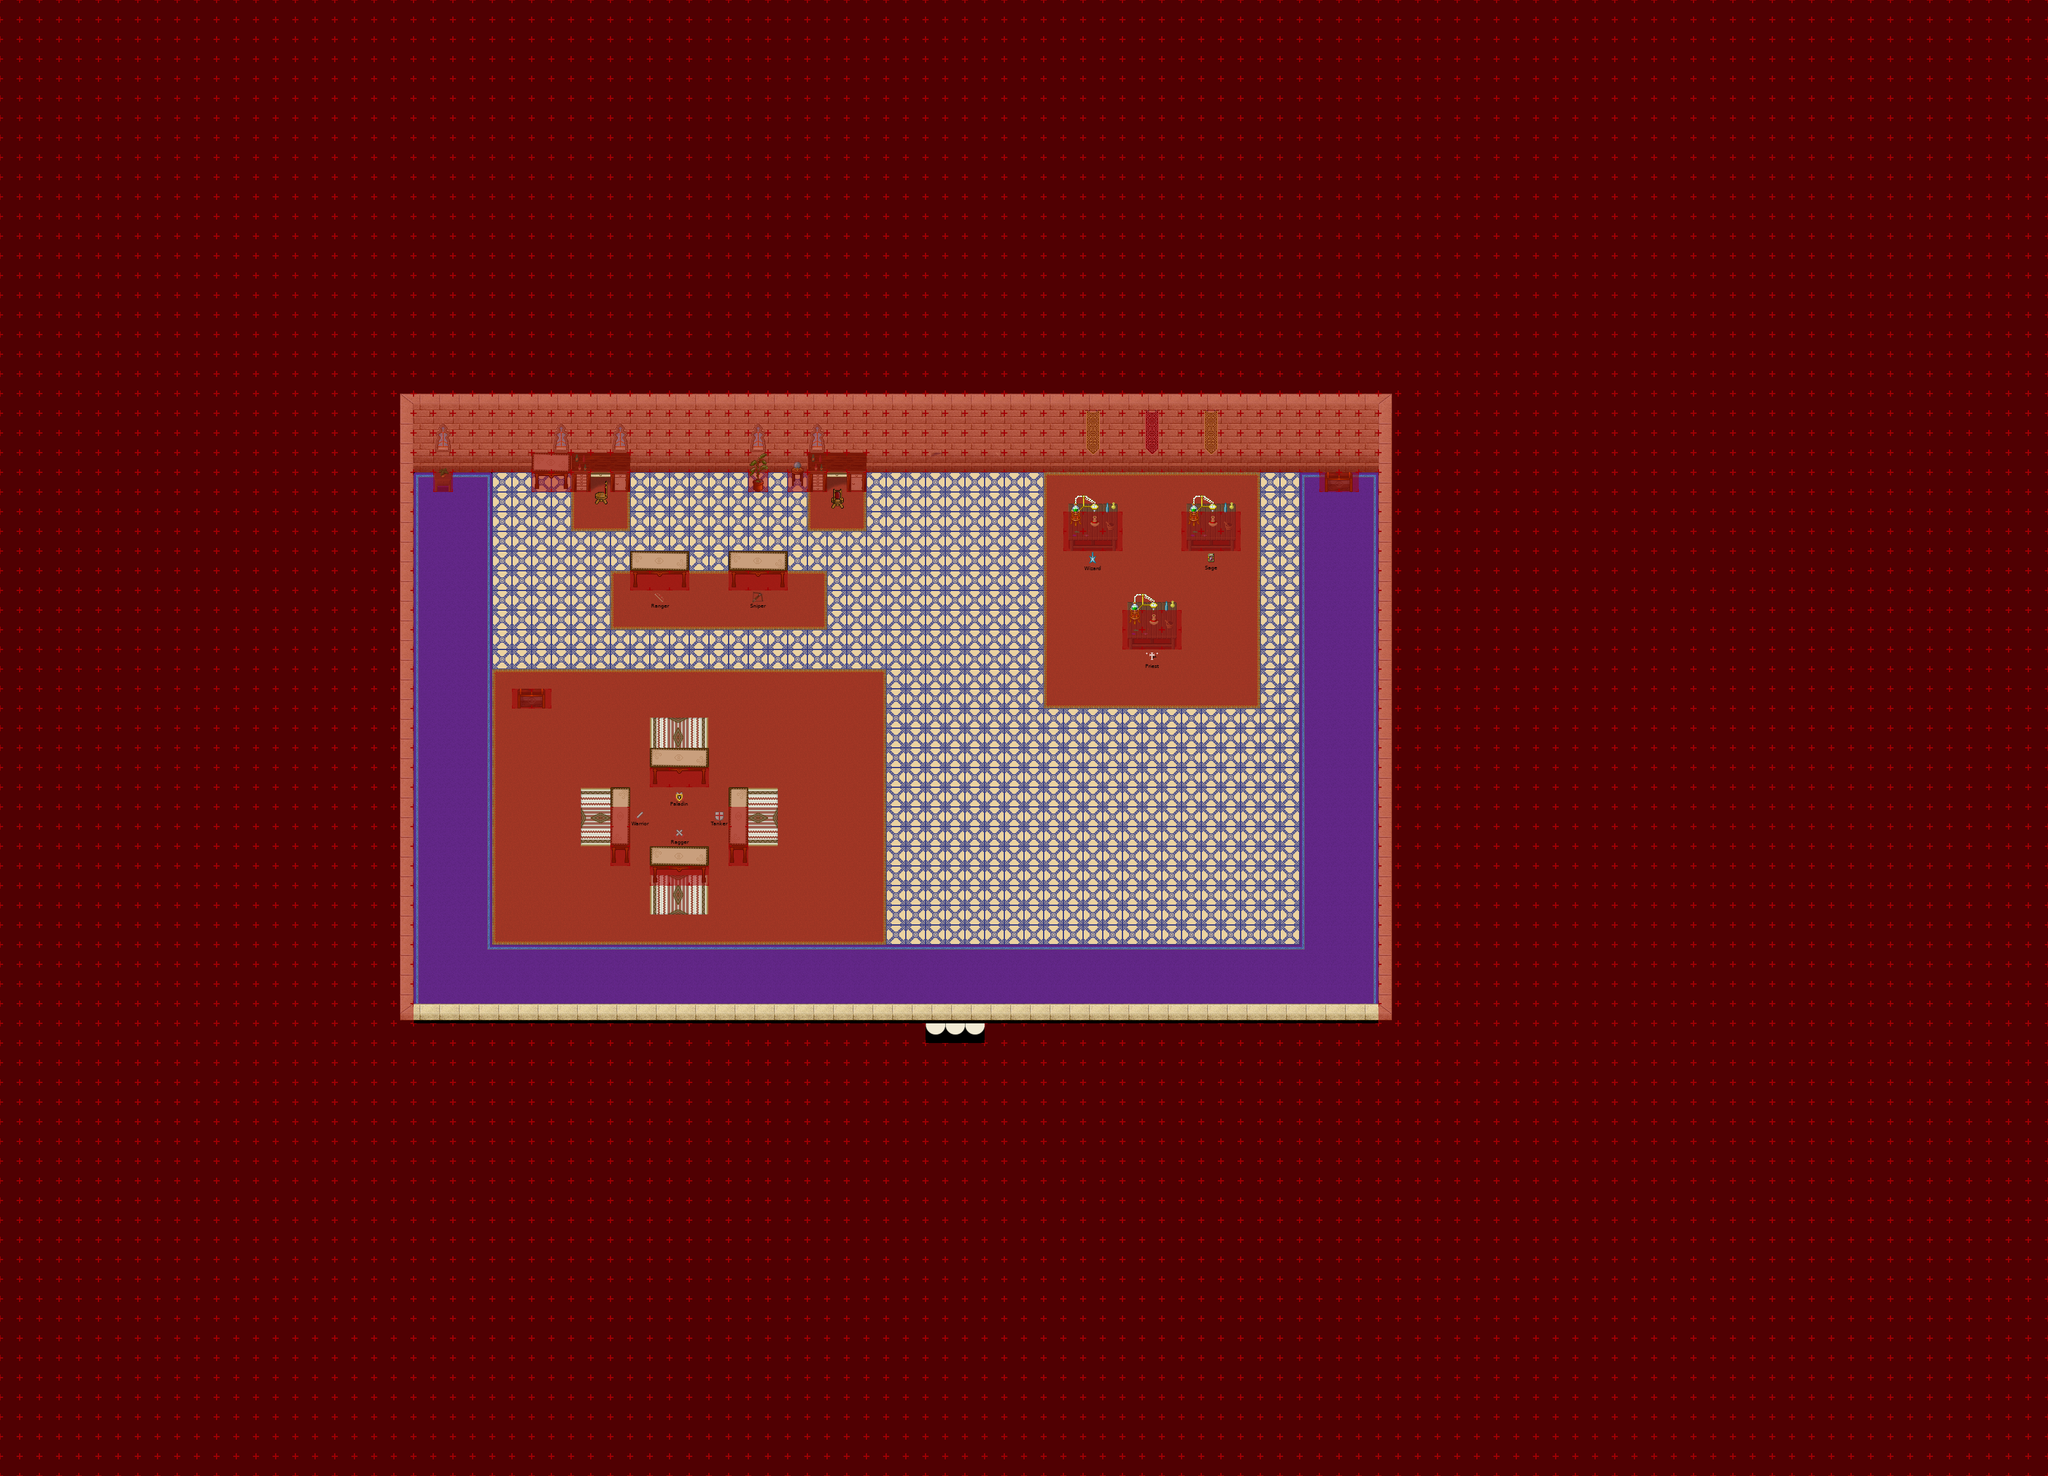

This game map was drawn from its Tiled (.tmx) file and the tilesets committed beside it. A one-line description and the trimmed map source follow:
An orthogonal 104x75 tile map with 32x32 px tiles, 8 tile layers (Ground1, Ground2, Ground3, Fringe, ...), 17 tilesets and 1 object (warp).

<map version="1.0" tiledversion="1.0.3" orientation="orthogonal" renderorder="right-down" width="104" height="75" tilewidth="32" tileheight="32" nextobjectid="40">
 <properties>
  <property name="license" value="GPL 2.0" />
  <property name="manaplus version" value="2" />
  <property name="minimap" value="graphics/minimaps/003-0-1.png" />
  <property name="music" value="peace.ogg" />
  <property name="name" value="Magic Academy" />
 </properties>
 <tileset firstgid="1" name="Collision" tilewidth="32" tileheight="32" tilecount="9" columns="3">
  <image source="../graphics/tilesets/collision.png" width="96" height="96" />
 </tileset>
 <tileset firstgid="10" name="Indoor" tilewidth="32" tileheight="32" tilecount="256" columns="16">
  <image source="../graphics/tilesets/woodland_indoor.png" width="512" height="512" />
 </tileset>
 <tileset firstgid="266" source="../graphics/tilesets/desert_castle_interior_x4.tsx" />
 <tileset firstgid="298" source="../graphics/tilesets/desert_castle_interior_x5.tsx" />
 <tileset firstgid="314" source="../graphics/tilesets/inn2.tsx" />
 <tileset firstgid="570" source="../graphics/tilesets/desert_castle_interior.tsx" />
 <tileset firstgid="826" source="../graphics/tilesets/woodland_indoor.tsx" />
 <tileset firstgid="1082" source="../graphics/tilesets/desert_city_indoors.tsx" />
 <tileset firstgid="1232" source="../graphics/tilesets/inn.tsx" />
 <tileset firstgid="1488" source="../graphics/tilesets/desert_castle_interior_x2.tsx" />
 <tileset firstgid="1504" source="../graphics/tilesets/inn_x3.tsx" />
 <tileset firstgid="1584" source="../graphics/tilesets/inn_x2.tsx" />
 <tileset firstgid="1632" source="../graphics/tilesets/woodland_indoor_x2.tsx" />
 <tileset firstgid="1680" source="../graphics/tilesets/desert_city_indoors_x3.tsx" />
 <tileset firstgid="1725" source="../graphics/tilesets/wood_lab.tsx" />
 <tileset firstgid="1737" name="grade_x3" tilewidth="32" tileheight="96" tilecount="3" columns="3">
  <image source="../graphics/tilesets/grade_x3.png" width="96" height="96" />
 </tileset>
 <tileset firstgid="1740" name="Carpet" tilewidth="32" tileheight="32" tilecount="18" columns="6">
  <image source="../graphics/tilesets/carpet.png" width="192" height="96" />
 </tileset>
 <layer name="Ground1" width="104" height="75">
  <data>[7800 cells, 7766 non-empty, 35 distinct tile ids]</data>
 </layer>
 <layer name="Ground2" width="104" height="75">
  <data>[7800 cells, 176 non-empty, 44 distinct tile ids]</data>
 </layer>
 <layer name="Ground3" width="104" height="75">
  <data>[7800 cells, 2 non-empty, 1 distinct tile ids]</data>
 </layer>
 <layer name="Fringe" width="104" height="75">
  <data>[7800 cells, 27 non-empty, 13 distinct tile ids]</data>
 </layer>
 <layer name="Over 1" width="104" height="75">
  <data>[7800 cells, 235 non-empty, 4 distinct tile ids]</data>
 </layer>
 <layer name="Over 2" width="104" height="75">
  <data>[7800 cells, 112 non-empty, 6 distinct tile ids]</data>
 </layer>
 <layer name="Collision" width="104" height="75">
  <data>[7800 cells, 6474 non-empty, 1 distinct tile ids]</data>
 </layer>
 <layer name="Heights" width="104" height="75">
  <data>[7800 cells, 0 non-empty, 0 distinct tile ids]</data>
 </layer>
 <objectgroup name="Objects">
  <object id="39" name="To Tulimshar" type="warp" x="1504" y="1664" width="96" height="32">
   <properties>
    <property name="dest_map" value="003-1" />
    <property name="dest_x" value="34" />
    <property name="dest_y" value="34" />
   </properties>
  </object>
 </objectgroup>
</map>
